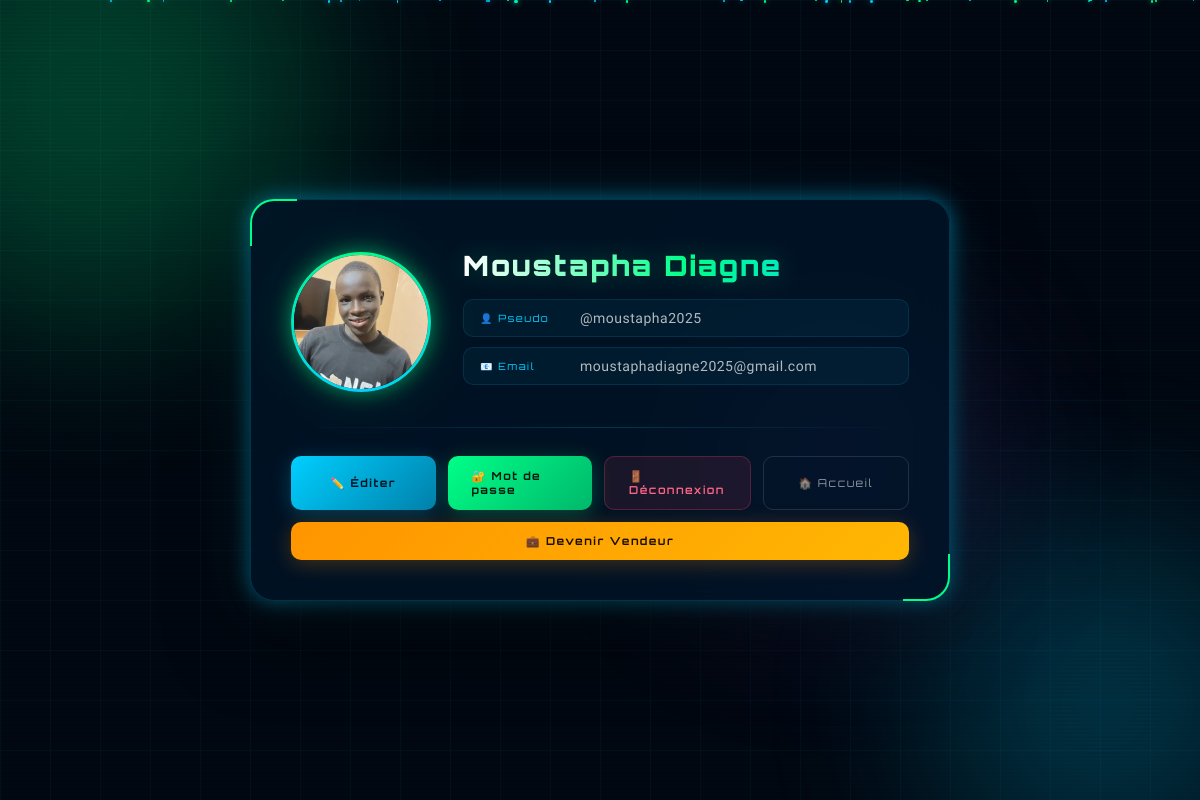
/profile.php (signed in), run on the app's committed database.
### tables this page shows
CREATE TABLE `visiteur` (
  `nom` varchar(55) NOT NULL,
  `email` varchar(55) NOT NULL,
  `telephone` varchar(20) DEFAULT NULL,
  `adresse` varchar(255) DEFAULT NULL,
  `ville` varchar(120) DEFAULT NULL,
  `seller_id_type` varchar(30) DEFAULT NULL,
  `seller_id_number` varchar(60) DEFAULT NULL,
  `seller_ine` varchar(60) DEFAULT NULL,
  `seller_id_photo` varchar(255) DEFAULT NULL,
  `seller_verified` tinyint(1) NOT NULL DEFAULT 0,
  `password` varchar(66) NOT NULL,
  `role` varchar(50) NOT NULL DEFAULT 'user',
  `prenom` varchar(66) NOT NULL,
  `username` varchar(65) NOT NULL,
  `id` int(11) unsigned NOT NULL AUTO_INCREMENT,
  `avatar` varchar(255) DEFAULT NULL,
  PRIMARY KEY (`id`),
  KEY `username` (`username`)
);

### profile.php (the view, shortened to what this page needs)
<?php
function getAvatarPath($avatarFromDB) {
    $cleanFilename = basename($avatarFromDB);
    $avatarPath = __DIR__ . '/uploads/avatars/' . $cleanFilename;
    if (file_exists($avatarPath) && is_file($avatarPath)) {
        $realPath  = realpath($avatarPath);
        $uploadDir = realpath(__DIR__ . '/uploads/avatars/');
        if ($realPath && $uploadDir && strpos($realPath, $uploadDir) === 0)
            return 'uploads/avatars/' . $cleanFilename;
    }
    return null;
}
$pdo = db();
$requested = $_SESSION['username'];
$stmt = $pdo->prepare('SELECT prenom, nom, email, username, avatar FROM visiteur WHERE username = :username LIMIT 1');
$stmt->execute([':username' => $requested]);
$user = $stmt->fetch(PDO::FETCH_ASSOC);
$notFound = !$user;
$avatarPath = !$notFound ? getAvatarPath($user['avatar'] ?? '') : null;
?>
<!DOCTYPE html>
<html lang="fr">
<head>
</head>
<body>
    <div class="bg-grid"></div>
    <div class="orb orb-1"></div>
    <div class="orb orb-2"></div>
    <div class="orb orb-3"></div>
    <div class="particles" id="particles"></div>
    <div class="scanlines"></div>
    <?php if ($notFound): ?>
    <div class="profile-card">
        <div class="notfound">
            <span class="notfound-icon">🔍</span>
            <h2>Profil introuvable</h2>
            <p>Le profil demandé n'existe pas ou a été supprimé.</p>
            <a class="btn btn-home" href="accueil.php">← Retour à l'accueil</a>
        </div>
    </div>
    <?php else: ?>
    <div class="profile-card">
        <div class="profile-header">
            <div class="avatar-ring">
                <div class="avatar-inner">
                    <?php if ($avatarPath): ?>
                        <img src="<?= htmlspecialchars($avatarPath) ?>"
                             alt="Avatar"
                             onerror="this.style.display='none';this.nextElementSibling.style.display='flex';">
                    <?php else: ?>
                        <div class="avatar-placeholder">
                            <?= strtoupper(substr($user['prenom'] ?? $user['username'], 0, 1)) ?>
                        </div>
                    <?php endif; ?>
                </div>
            </div>
            <div class="profile-info">
                <div class="profile-name"><?= htmlspecialchars($user['prenom'] . ' ' . $user['nom']) ?></div>
                <div class="profile-meta">
                    <span class="meta-label">👤 Pseudo</span>
                    @<?= htmlspecialchars($user['username']) ?>
                </div>
                <div class="profile-meta">
                    <span class="meta-label">📧 Email</span>
                    <?= htmlspecialchars($user['email']) ?>
                </div>
            </div>
        </div>
        <div class="divider"></div>
        <div class="actions-grid">
            <a class="btn btn-edit" href="profile_edit.php">✏️ Éditer</a>
            <a class="btn btn-pw" href="changer_mot_de_passe.php">🔐 Mot de passe</a>
            <a class="btn btn-logout" href="logout.php">🚪 Déconnexion</a>
            <a class="btn btn-home" href="accueil.php">🏠 Accueil</a>
            <?php if (!isset($_SESSION['role']) || $_SESSION['role'] !== 'seller'): ?>
                <a class="btn btn-seller" href="apply_seller.php" style="background:linear-gradient(135deg,#ff9500,#ffb703);color:#1a0f00;font-weight:700;box-shadow:0 4px 20px rgba(255,149,0,0.25);">💼 Devenir Vendeur</a>
            <?php endif; ?>
        </div>
    </div>
    <?php endif; ?>
</body>
</html>

### data on the page
visiteur: avatar (picture), prenom+nom "Moustapha Diagne", username "moustapha2025", email "moustaphadiagne2025@gmail.com"
